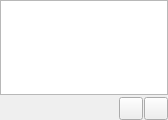
<?xml version="1.0" encoding="UTF-8"?>
<ui version="4.0">
 <class>SearchPage</class>
 <widget class="QWidget" name="SearchPage">
  <property name="geometry">
   <rect>
    <x>0</x>
    <y>0</y>
    <width>168</width>
    <height>120</height>
   </rect>
  </property>
  <layout class="QVBoxLayout" name="vlayout">
   <property name="spacing">
    <number>2</number>
   </property>
   <property name="leftMargin">
    <number>0</number>
   </property>
   <property name="topMargin">
    <number>0</number>
   </property>
   <property name="rightMargin">
    <number>0</number>
   </property>
   <property name="bottomMargin">
    <number>0</number>
   </property>
   <item>
    <widget class="ItemView" name="view"/>
   </item>
   <item>
    <layout class="QHBoxLayout" name="hlayout">
     <property name="spacing">
      <number>1</number>
     </property>
     <property name="leftMargin">
      <number>0</number>
     </property>
     <property name="topMargin">
      <number>0</number>
     </property>
     <property name="rightMargin">
      <number>0</number>
     </property>
     <property name="bottomMargin">
      <number>0</number>
     </property>
     <item>
      <spacer name="horizontalSpacer_2">
       <property name="orientation">
        <enum>Qt::Horizontal</enum>
       </property>
       <property name="sizeHint" stdset="0">
        <size>
         <width>191</width>
         <height>20</height>
        </size>
       </property>
      </spacer>
     </item>
     <item>
      <widget class="SizeWidget" name="sizeWidget"/>
     </item>
     <item>
      <widget class="ToolButton" name="addToPlayQueue"/>
     </item>
     <item>
      <widget class="ToolButton" name="replacePlayQueue"/>
     </item>
    </layout>
   </item>
  </layout>
 </widget>
 <customwidgets>
  <customwidget>
   <class>ItemView</class>
   <extends>QTreeView</extends>
   <header>itemview.h</header>
  </customwidget>
  <customwidget>
   <class>ToolButton</class>
   <extends>QToolButton</extends>
   <header>toolbutton.h</header>
  </customwidget>
  <customwidget>
   <class>SizeWidget</class>
   <extends>QWidget</extends>
   <header>sizewidget.h</header>
  </customwidget>
 </customwidgets>
 <resources/>
 <connections/>
</ui>
